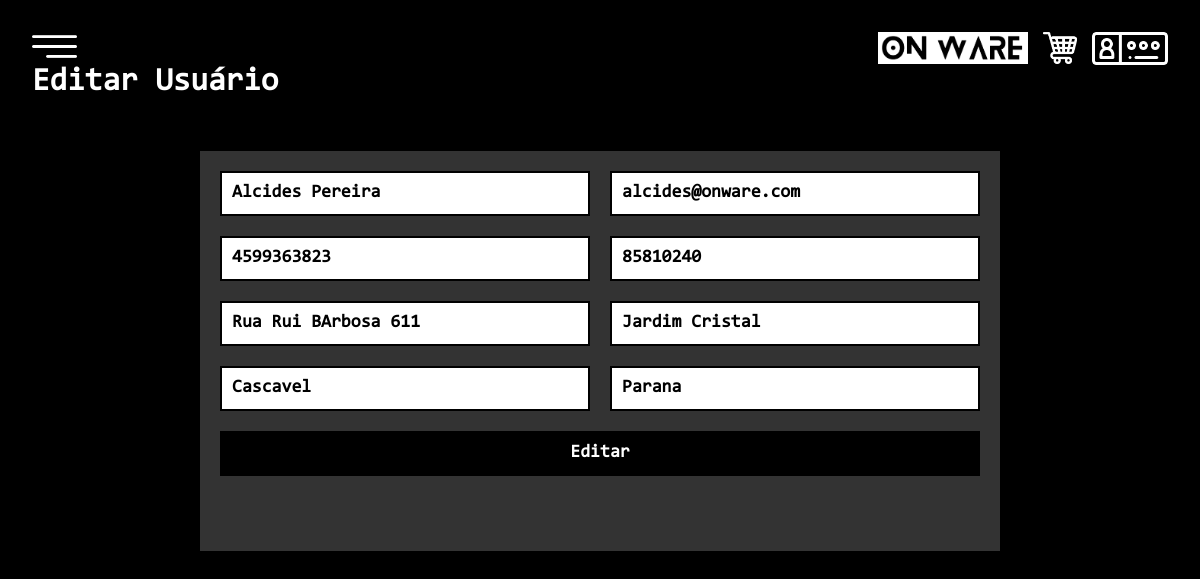
The app's page /U_usuario.php?id_usuario=2 with its own data.
### tables this page shows
CREATE TABLE IF NOT EXISTS `usuario` (
  `id_usuario` int(11) NOT NULL AUTO_INCREMENT,
  `nome` varchar(50) DEFAULT NULL,
  `email` varchar(50) DEFAULT NULL,
  `usuario` varchar(20) DEFAULT NULL,
  `senha` varchar(220) DEFAULT NULL,
  `cpf` bigint(20) NOT NULL,
  `nasc` varchar(20) DEFAULT NULL,
  `telefone` bigint(20) DEFAULT NULL,
  `cep` bigint(20) NOT NULL,
  `endereco` varchar(220) DEFAULT NULL,
  `bairro` varchar(220) DEFAULT NULL,
  `cidade` varchar(220) DEFAULT NULL,
  `estado` varchar(220) DEFAULT NULL,
  `nivel` int(2) DEFAULT '0',
  `criado` date DEFAULT NULL,
  `modified` date DEFAULT NULL,
  PRIMARY KEY (`id_usuario`),
  UNIQUE KEY `cpf` (`cpf`)
);

### U_usuario.php (the view, shortened to what this page needs)
<?php
include_once("conexao.php");
$id_usuario = filter_input(INPUT_GET, 'id_usuario', FILTER_SANITIZE_NUMBER_INT);
$result_usuario = "SELECT * FROM usuario WHERE id_usuario = '$id_usuario'";
$resultado_usuario = mysqli_query($conexao, $result_usuario);
$row_usuario = mysqli_fetch_assoc($resultado_usuario);
?>
<!DOCTYPE html>
<html lang="pt-br">
<head>
	<link rel="stylesheet" type="text/css" href="CSS/style.css">
</head>
<body>
	<div class="menu">
		<a href="#"><img src="IMG/menu.png" width="45px"></a>
	</div>
	<div class="menu-direito">
		<a href="index.php"><img class="logo" src="IMG/logo.png"/></a>
		<a href="carrinho.php"><img class="carrinho-botao" src="IMG/carrinho.png"/></a>
		<?php
		if(!empty($_SESSION['usuario'])){
			echo "<a href='login.php' class='usuario-logado'>" . $_SESSION['usuario'] . "</a>";
		}
		else{
			echo "<a href='login.php'><img class='login-botao' src='IMG/logo-login.png'/></a>";
		}
		?>
    </div>
	<nav>
		<ul>
			<li><a href="crie.php">Crie</a></li>
			<li><a href="produtos.php">Produtos</a></li>
			<li><a href="sobre.php">Sobre</a></li>
		</ul>
	</nav>
	<div class="corpo">
		<h1>Editar Usuário</h1>
<div class="corpo-formulario">
        <div class="formulario" id="formulario">
		<form method="POST" action="P_U_usuario.php">
			<div class="linha">
					<div class="coluna-2">
						<input type="text" name="nome" minlength="2" maxlength="40" class="text" value="<?php echo $row_usuario['nome']; ?>" placeholder="<Nome Completo?>">
					</div>
					<div class="coluna-2">
						<input style="text-transform: lowercase;" type="email" name="email" minlength="2" maxlength="40" class="text" value="<?php echo $row_usuario['email']; ?>" placeholder="Email">
					</div>
				</div>
				<div class="linha">
					<div class="coluna-2">
						<input type="number" name="telefone" class="text" value="<?php echo $row_usuario['telefone']; ?>" placeholder="Telefone">
					</div>
					<div class="coluna-2">
						<input type="number" name="cep" class="text" value="<?php echo $row_usuario['cep']; ?>" placeholder="CEP">
					</div>
				</div>
				<div class="linha">
					<div class="coluna-2">
						<input type="text" name="endereco" minlength="2" maxlength="50" class="text" value="<?php echo $row_usuario['endereco']; ?>" placeholder="Endereço">
					</div>
					<div class="coluna-2">
						<input type="text" name="bairro" minlength="2" maxlength="40" class="text" value="<?php echo $row_usuario['bairro']; ?>" placeholder="Bairro">
					</div>
				</div>
				<div class="linha">
					<div class="coluna-2">
						<input type="text" name="cidade" minlength="2" maxlength="40" class="text" value="<?php echo $row_usuario['cidade']; ?>" placeholder="Cidade">
					</div>
					<div class="coluna-2">
						<input type="text" name="estado" minlength="2" maxlength="40" class="text" value="<?php echo $row_usuario['estado']; ?>" placeholder="Estado">
					</div>
				</div>
				<div class="linha">
					<div class="coluna-1">
						<input type="submit" name="Editar" value="Editar">
					</div>
				</div>
		</form>
		</div>
		</div>
		</div>
</body>
</html>

### CSS/style.css (style rules this page uses)
* { margin: 0; padding: 0; }
body { margin: 0; padding: 0; background: #222; }
.menu { left: 2rem; top: 1.5rem; width: 1.5rem; height: .7rem; position: fixed; z-index: 2; cursor: pointer; }
.menu img { max-width: 45px; }
nav { position: fixed; height: 100%; width: 65%; }
nav::before { content: ''; display: inline-block; width: 0; height: 100%; vertical-align: middle; }
nav ul { width: 80%; display: inline-block; vertical-align: middle; }
nav ul li { display: block; line-height: 2; font-size: .8rem; padding-left: 20%; cursor: pointer; letter-spacing: 2px; }
nav ul li a { font-family: 'Blanka'; font-size: 25px; font-weight: bold; color: #ffffff; text-decoration: none; padding: 10px; text-transform: uppercase; }
.corpo { font-family: consolas; position: fixed; top: 0; right: 0; left: 0; bottom: 0; background-color: #000; color: #fff; padding: 4rem 2rem; overflow: auto; transition: 1s ease; }
.menu-direito { max-width: 600px; right: 2rem; top: 2rem; position: fixed; z-index: 2; cursor: pointer; justify-content: center; }
.logo { max-width: 150px; position: relative; cursor: pointer; z-index: 2; float: left; }
.carrinho-botao { position: relative; cursor: pointer; z-index: 2; float: left; max-width: 34px; margin: 0 15px; }
.login-botao { position: relative; cursor: pointer; z-index: 2; float: left; max-width: 76px; }
*, *::after, *::before { box-sizing: border-box; }
.corpo-formulario { margin-top: 50px; padding: 0; display: flex; justify-content: center; align-items: center; min-height: 10vh; font-family: consolas; }
.formulario { box-sizing: border-box; cursor: pointer; width: 800px; min-height: 400px; background: #333; color: #fff; }
form { padding: 20px; font-size: 20px; box-sizing: border-box; }
form .linha { display: flex; flex-wrap: wrap; }
form .linha .coluna-2 { min-width: calc(50% - 10px); box-sizing: border-box; margin-bottom: 20px; }
form .linha .coluna-2:nth-child(odd) { margin-right: 10px; }
form .linha .coluna-2:nth-child(even) { margin-left: 10px; }
form .linha .coluna-1 { width: 100%; box-sizing: border-box; margin-bottom: 20px; }
.formulario input.text, .formulario textarea, .formulario select, .formulario input { width: 100%; border: 2px solid #000; padding: 10px; outline: none; color: #000; box-sizing: border-box; font-weight: bold; font-size: 18px; font-family: consolas; resize: none; }
.formulario input[type="submit"] { border: 2px solid #000; padding: 10px; font-size: 18px; box-sizing: border-box; font-weight: bold; font-size: 18px; font-family: consolas; outline: none; cursor: pointer; background: #000; color: #fff; }
.formulario form { visibility: visible; display: block; }

### records on screen
usuario: nome "Alcides Pereira", email "alcides@onware.com", telefone "4599363823", cep "85810240", endereco "Rua Rui BArbosa 611", bairro "Jardim Cristal", cidade "Cascavel", estado "Parana"
